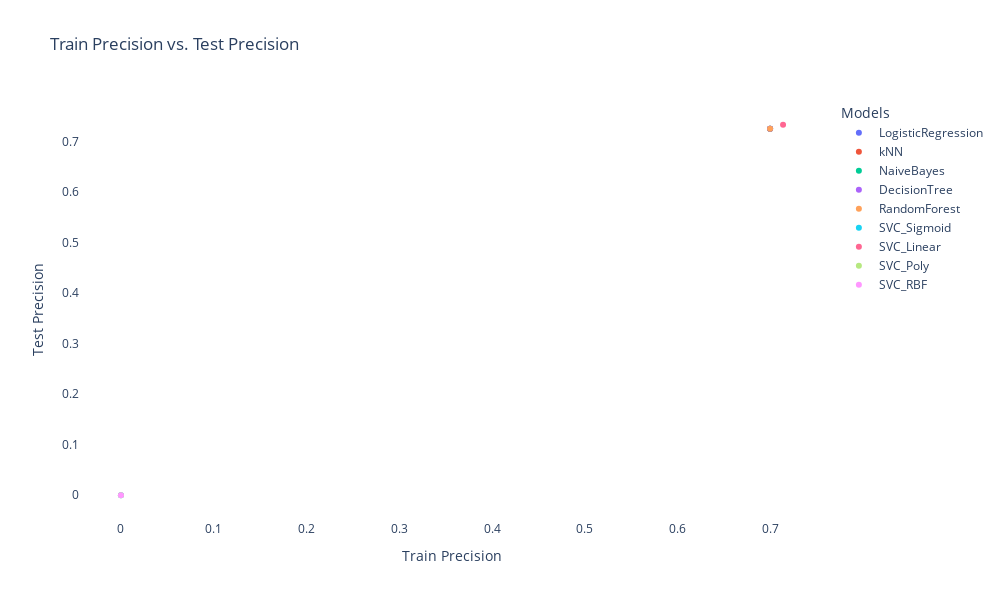

This figure's notebook cell:
### Code cell
# Example: Scatter plot for precision vs. recall
fig_precision_recall_scatter = px.scatter(df_flattened, x='train-precision', y='test-precision', title='Train Precision vs. Test Precision',
                                         labels={'train-precision': 'Train Precision', 'test-precision': 'Test Precision', 'Model': 'Models'},
                                         color='Model', hover_name='Model')

fig_precision_recall_scatter.update_layout(width=1000, height=600, plot_bgcolor='white')
fig_precision_recall_scatter.show()

### Figure 1 — Plotly figure (JSON) as saved in the notebook; plotly's stock layout.template omitted (floating-point values rounded to 4 significant figures)
{"data": [{"hovertemplate": "<b>%{hovertext}</b><br><br>Models=LogisticRegression<br>Train Precision=%{x}<br>Test Precision=%{y}<extra></extra>", "hovertext": ["LogisticRegression"], "legendgroup": "LogisticRegression", "marker": {"color": "#636efa", "symbol": "circle"}, "mode": "markers", "name": "LogisticRegression", "orientation": "v", "showlegend": true, "type": "scatter", "x": [0.6995], "xaxis": "x", "y": [0.7255], "yaxis": "y"}, {"hovertemplate": "<b>%{hovertext}</b><br><br>Models=kNN<br>Train Precision=%{x}<br>Test Precision=%{y}<extra></extra>", "hovertext": ["kNN"], "legendgroup": "kNN", "marker": {"color": "#EF553B", "symbol": "circle"}, "mode": "markers", "name": "kNN", "orientation": "v", "showlegend": true, "type": "scatter", "x": [0.6995], "xaxis": "x", "y": [0.7255], "yaxis": "y"}, {"hovertemplate": "<b>%{hovertext}</b><br><br>Models=NaiveBayes<br>Train Precision=%{x}<br>Test Precision=%{y}<extra></extra>", "hovertext": ["NaiveBayes"], "legendgroup": "NaiveBayes", "marker": {"color": "#00cc96", "symbol": "circle"}, "mode": "markers", "name": "NaiveBayes", "orientation": "v", "showlegend": true, "type": "scatter", "x": [0.6995], "xaxis": "x", "y": [0.7255], "yaxis": "y"}, {"hovertemplate": "<b>%{hovertext}</b><br><br>Models=DecisionTree<br>Train Precision=%{x}<br>Test Precision=%{y}<extra></extra>", "hovertext": ["DecisionTree"], "legendgroup": "DecisionTree", "marker": {"color": "#ab63fa", "symbol": "circle"}, "mode": "markers", "name": "DecisionTree", "orientation": "v", "showlegend": true, "type": "scatter", "x": [0.6995], "xaxis": "x", "y": [0.7255], "yaxis": "y"}, {"hovertemplate": "<b>%{hovertext}</b><br><br>Models=RandomForest<br>Train Precision=%{x}<br>Test Precision=%{y}<extra></extra>", "hovertext": ["RandomForest"], "legendgroup": "RandomForest", "marker": {"color": "#FFA15A", "symbol": "circle"}, "mode": "markers", "name": "RandomForest", "orientation": "v", "showlegend": true, "type": "scatter", "x": [0.6995], "xaxis": "x", "y": [0.7255], "yaxis": "y"}, {"hovertemplate": "<b>%{hovertext}</b><br><br>Models=SVC_Sigmoid<br>Train Precision=%{x}<br>Test Precision=%{y}<extra></extra>", "hovertext": ["SVC_Sigmoid"], "legendgroup": "SVC_Sigmoid", "marker": {"color": "#19d3f3", "symbol": "circle"}, "mode": "markers", "name": "SVC_Sigmoid", "orientation": "v", "showlegend": true, "type": "scatter", "x": [0], "xaxis": "x", "y": [0], "yaxis": "y"}, {"hovertemplate": "<b>%{hovertext}</b><br><br>Models=SVC_Linear<br>Train Precision=%{x}<br>Test Precision=%{y}<extra></extra>", "hovertext": ["SVC_Linear"], "legendgroup": "SVC_Linear", "marker": {"color": "#FF6692", "symbol": "circle"}, "mode": "markers", "name": "SVC_Linear", "orientation": "v", "showlegend": true, "type": "scatter", "x": [0.7134], "xaxis": "x", "y": [0.7333], "yaxis": "y"}, {"hovertemplate": "<b>%{hovertext}</b><br><br>Models=SVC_Poly<br>Train Precision=%{x}<br>Test Precision=%{y}<extra></extra>", "hovertext": ["SVC_Poly"], "legendgroup": "SVC_Poly", "marker": {"color": "#B6E880", "symbol": "circle"}, "mode": "markers", "name": "SVC_Poly", "orientation": "v", "showlegend": true, "type": "scatter", "x": [0], "xaxis": "x", "y": [0], "yaxis": "y"}, {"hovertemplate": "<b>%{hovertext}</b><br><br>Models=SVC_RBF<br>Train Precision=%{x}<br>Test Precision=%{y}<extra></extra>", "hovertext": ["SVC_RBF"], "legendgroup": "SVC_RBF", "marker": {"color": "#FF97FF", "symbol": "circle"}, "mode": "markers", "name": "SVC_RBF", "orientation": "v", "showlegend": true, "type": "scatter", "x": [0], "xaxis": "x", "y": [0], "yaxis": "y"}], "layout": {"height": 600, "legend": {"title": {"text": "Models"}, "tracegroupgap": 0}, "plot_bgcolor": "white", "title": {"text": "Train Precision vs. Test Precision"}, "width": 1000, "xaxis": {"anchor": "y", "domain": [0, 1], "title": {"text": "Train Precision"}}, "yaxis": {"anchor": "x", "domain": [0, 1], "title": {"text": "Test Precision"}}}}
